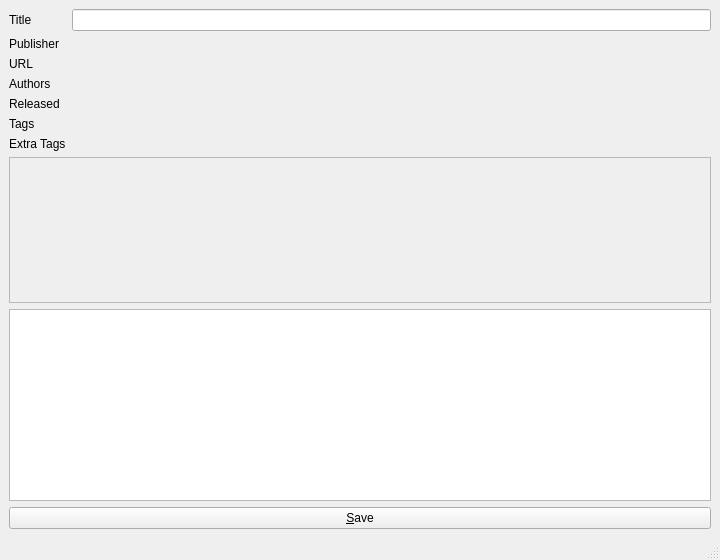
<?xml version="1.0" encoding="UTF-8"?>
<ui version="4.0">
 <class>ViewerWindow</class>
 <widget class="QMainWindow" name="ViewerWindow">
  <property name="geometry">
   <rect>
    <x>0</x>
    <y>0</y>
    <width>720</width>
    <height>560</height>
   </rect>
  </property>
  <property name="windowTitle">
   <string>Rehuco</string>
  </property>
  <property name="windowIcon">
   <iconset resource="main.qrc">
    <normaloff>:/icons/rehuco-agent.svg</normaloff>:/icons/rehuco-agent.svg</iconset>
  </property>
  <widget class="QWidget" name="centralwidget">
   <layout class="QVBoxLayout" name="mainLayout">
    <item>
     <layout class="QFormLayout" name="fieldsLayout">
      <item row="0" column="0">
       <widget class="QLabel" name="titleFieldLabel">
        <property name="text">
         <string>Title</string>
        </property>
       </widget>
      </item>
      <item row="0" column="1">
       <widget class="QLineEdit" name="titleLineEdit"/>
      </item>
      <item row="1" column="0">
       <widget class="QLabel" name="publisherFieldLabel">
        <property name="text">
         <string>Publisher</string>
        </property>
       </widget>
      </item>
      <item row="1" column="1">
       <widget class="QLabel" name="publisherLabel">
        <property name="text">
         <string/>
        </property>
       </widget>
      </item>
      <item row="2" column="0">
       <widget class="QLabel" name="urlFieldLabel">
        <property name="text">
         <string>URL</string>
        </property>
       </widget>
      </item>
      <item row="2" column="1">
       <widget class="QLabel" name="urlLabel">
        <property name="text">
         <string/>
        </property>
       </widget>
      </item>
      <item row="3" column="0">
       <widget class="QLabel" name="authorsFieldLabel">
        <property name="text">
         <string>Authors</string>
        </property>
       </widget>
      </item>
      <item row="3" column="1">
       <widget class="QLabel" name="authorsLabel">
        <property name="text">
         <string/>
        </property>
       </widget>
      </item>
      <item row="4" column="0">
       <widget class="QLabel" name="releasedFieldLabel">
        <property name="text">
         <string>Released</string>
        </property>
       </widget>
      </item>
      <item row="4" column="1">
       <widget class="QLabel" name="releasedLabel">
        <property name="text">
         <string/>
        </property>
       </widget>
      </item>
      <item row="5" column="0">
       <widget class="QLabel" name="tagsFieldLabel">
        <property name="text">
         <string>Tags</string>
        </property>
       </widget>
      </item>
      <item row="5" column="1">
       <widget class="QLabel" name="tagsLabel">
        <property name="text">
         <string/>
        </property>
        <property name="wordWrap">
         <bool>true</bool>
        </property>
       </widget>
      </item>
      <item row="6" column="0">
       <widget class="QLabel" name="extraTagsFieldLabel">
        <property name="text">
         <string>Extra Tags</string>
        </property>
       </widget>
      </item>
      <item row="6" column="1">
       <widget class="QLabel" name="extraTagsLabel">
        <property name="text">
         <string/>
        </property>
        <property name="wordWrap">
         <bool>true</bool>
        </property>
       </widget>
      </item>
     </layout>
    </item>
    <item>
     <widget class="QScrollArea" name="imageStripScrollArea">
      <property name="maximumHeight">
       <number>140</number>
      </property>
      <property name="widgetResizable">
       <bool>true</bool>
      </property>
      <widget class="QWidget" name="imageStripContents">
       <property name="geometry">
        <rect>
         <x>0</x>
         <y>0</y>
         <width>680</width>
         <height>120</height>
        </rect>
       </property>
       <layout class="QHBoxLayout" name="imageStripLayout"/>
      </widget>
     </widget>
    </item>
    <item>
     <widget class="QTextBrowser" name="descriptionBrowser"/>
    </item>
    <item>
     <widget class="QPushButton" name="saveButton">
      <property name="text">
       <string>&amp;Save</string>
      </property>
     </widget>
    </item>
   </layout>
  </widget>
  <widget class="QStatusBar" name="statusbar"/>
  <action name="actionSave">
   <property name="text">
    <string>Save</string>
   </property>
   <property name="shortcut">
    <string>Ctrl+S</string>
   </property>
  </action>
 </widget>
 <resources>
  <include location="main.qrc"/>
 </resources>
 <connections/>
</ui>
